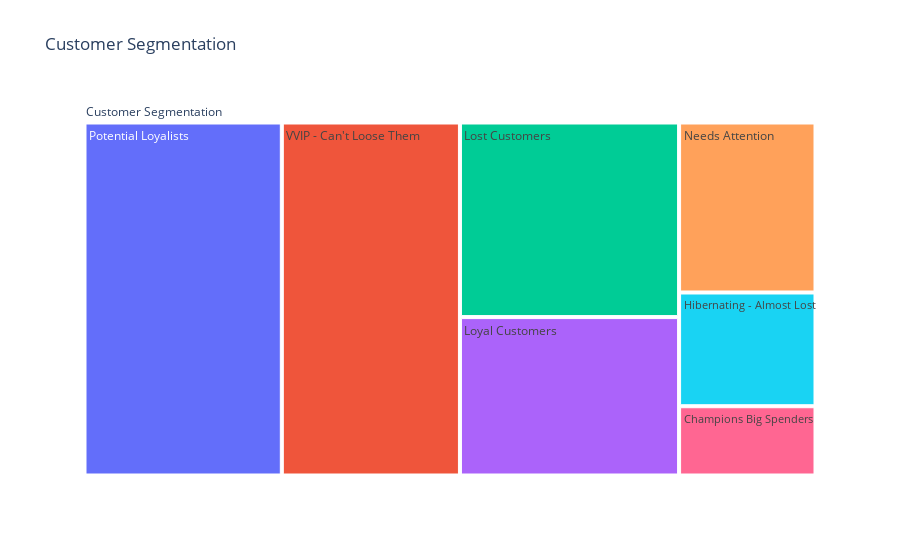

Notebook code cell kept with this figure:
### Markdown cell above
### Interactive Chart for Visualising Customer Segments

### Code cell
import plotly.graph_objects as go

fig =go.Figure(go.Treemap(
    labels = rfm_level_ag['Customer Segment'],
    parents = ['Customer Segmentation', 'Customer Segmentation', 'Customer Segmentation', 'Customer Segmentation', 'Customer Segmentation', 'Customer Segmentation', 'Customer Segmentation'],   #rfm_level_ag[('Marketing Action', 'unique')].tolist(), 
    values= rfm_level_ag[('Monetary', 'count')]
), layout= go.Layout(title='Customer Segmentation'))

fig.show()

### Figure 1 — Plotly figure (JSON) as saved in the notebook; plotly's stock layout.template omitted (floating-point values rounded to 4 significant figures)
{"data": [{"labels": ["Champions Big Spenders", "Hibernating - Almost Lost", "Lost Customers", "Loyal Customers", "Needs Attention", "Potential Loyalists", "VVIP - Can't Loose Them"], "parents": ["Customer Segmentation", "Customer Segmentation", "Customer Segmentation", "Customer Segmentation", "Customer Segmentation", "Customer Segmentation", "Customer Segmentation"], "type": "treemap", "values": [1528, 2509, 6896, 5614, 3750, 11264, 10169]}], "layout": {"title": {"text": "Customer Segmentation"}}}
